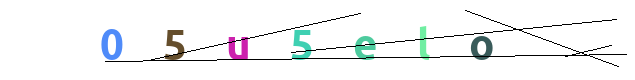
#> input picture train/05u5elo-0.png, 635 x 80 px; its folder holds only this picture in this run
$ python preprocess.py
#> lines starting #> are read from the running program, lines starting #| are printed output that depends on the picture; after the words box and inside, x2 and y2 are one past the last pixel; in counts of white or black regions, pixels touching at a corner belong together
import os
import glob
import shutil
import pandas as pd
import collections
import numpy as np
import cv2

def is_valid(image_path):
  image = apply_edge_detection(image_path)
  label = image_path.split("/")[-1].split("-")[0]
  return not detect_patch(trim_white(image), len(label))

def apply_edge_detection(image_path):
#> called with image_path = './train/05u5elo-0.png'
    image = cv2.imread(image_path, cv2.IMREAD_GRAYSCALE)
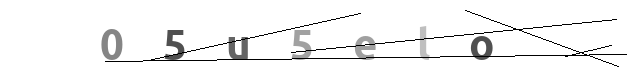
#> image: shape (80, 635); min 0, max 255, mean 243.5
    edges = cv2.Canny(image, threshold1=30, threshold2=100)
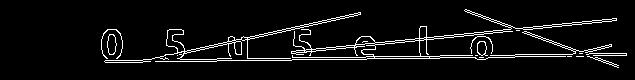
#> edges: shape (80, 635); 5.9% white in thin lines or dots, all inside (x1, y1, x2, y2) = (101, 9, 627, 68)
    return edges

def detect_patch(image, label_length):
  block_size = 80
  threshold_density = 0.21
  output = cv2.cvtColor(image, cv2.COLOR_GRAY2BGR)
  y_start = 0
  y_end = 80
  jump_size = 20
  for x in range(0, output.shape[1], jump_size):
      block = output[y_start:y_end, x:x+block_size]
      edge_density = np.sum(block > 0) / (block_size * block_size)
      if edge_density > threshold_density:
          return True
  return False


def trim_white(image):
  h = image.shape[0]
#> h = 80
  w = image.shape[1]
#> w = 635
  y_start = 40
  y_end = 60
  block_length = 30
  output = image
  trim_start = 0
  trim_end = w / block_length
#> trim_end = 21.17
  for x in range(0, w, block_length):
      block = output[y_start:y_end, x:x+block_length]
      block_density = np.sum(block > 0)
      if block_density != 0:
          trim_start = x
          break
#> this loop made 4 passes
#> block_density on passes 1 to 4: 0, 0, 0, 64

  for x in range(w, 0, -block_length):
      block = output[y_start:y_end, x:x+block_length]
      block_density = np.sum(block > 0)
      if block_density != 0:
          trim_end = x
          break
#> this loop made 2 passes
#> block_density on passes 1 to 2: 0, 60
#> pass 2, in trim_white, `block = output[y_start:y_end, x:x+block_length]`:
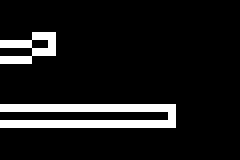
#> block: shape (20, 30) (shown 8 times larger); 10% white in thin lines or dots, all inside (x1, y1, x2, y2) = (0, 4, 22, 16)
  output = output[:, trim_start:trim_end]
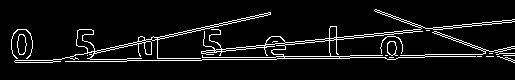
#> output: shape (80, 515); 7% white in thin lines or dots, all inside (x1, y1, x2, y2) = (11, 9, 515, 63)
  return output

# Filter valid train data
data = glob.glob(os.path.join('./train', '*.png'))

valid_datas = collections.defaultdict(list)
valid_datas_list = []
for d in data:
  if is_valid(d):
#> in detect_patch, `block_size = 80`: block_size = 80
#> the loop in detect_patch, `for x in range(0, output.shape[1], jump_size):` made 8 passes
#> edge_density on passes 1 to 8: 0.137, 0.169, 0.153, 0.18, 0.206, 0.179, 0.179, 0.225
#> pass 1, in detect_patch, `block = output[y_start:y_end, x:x+block_size]`:
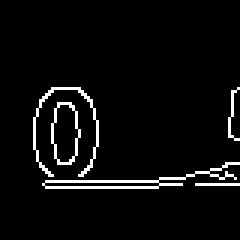
#> block: shape (80, 80, 3) (shown 3 times larger); 4.6% white in thin lines or dots, all inside (x1, y1, x2, y2) = (11, 29, 80, 63)
#> pass 2, in detect_patch, `block = output[y_start:y_end, x:x+block_size]`:
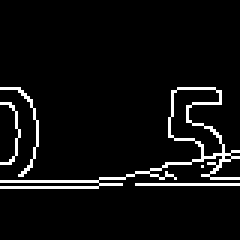
#> block: shape (80, 80, 3) (shown 3 times larger); 5.6% white in thin lines or dots, all inside (x1, y1, x2, y2) = (0, 29, 80, 63)
#> pass 3, in detect_patch, `block = output[y_start:y_end, x:x+block_size]`:
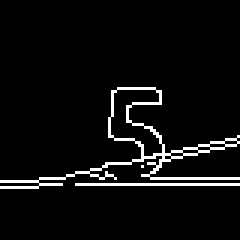
#> block: shape (80, 80, 3) (shown 3 times larger); 5.1% white in thin lines or dots, all inside (x1, y1, x2, y2) = (0, 29, 80, 63)
    valid_datas["path"].append(d)
    valid_datas_list.append(d)
valid_dataframe = pd.DataFrame(valid_datas)
#> valid_dataframe = table of 0 rows and 0 columns
valid_dataframe.to_csv('./valid_train_dataset.csv')

for d in data:
    if d.split("/")[-1] in valid_dataframe.values:
        shutil.copyfile(d, "./valid_train_captcha/"+d.split("/")[-1])
    else:
        shutil.copyfile(d, "./invalid_train_captcha/"+d.split("/")[-1])

# Filter valid test data
data = glob.glob(os.path.join('./test', '*.png'))

valid_datas = collections.defaultdict(list)
valid_datas_list = []
for d in data:
  if is_valid(d):
    valid_datas["path"].append(d)
    valid_datas_list.append(d)
valid_dataframe = pd.DataFrame(valid_datas)
valid_dataframe.to_csv('./valid_test_dataset.csv')

for d in data:
    if d.split("/")[-1] in valid_dataframe.values:
        shutil.copyfile(d, "./valid_test_captcha/"+d.split("/")[-1])
    else:
        shutil.copyfile(d, "./invalid_test_captcha/"+d.split("/")[-1])

$ run again, on train/1sf9-0.png
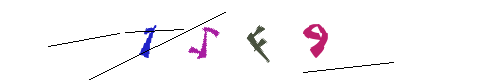
#> input picture train/1sf9-0.png, 500 x 80 px
#> in apply_edge_detection, `edges = cv2.Canny(image, threshold1=30, threshold2=100)`:
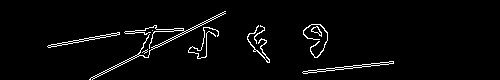
#> edges: shape (80, 500); 3.1% white in thin lines or dots, all inside (x1, y1, x2, y2) = (47, 11, 394, 80)
#> the loop in trim_white, `for x in range(0, w, block_length):` made 2 passes
#> block_density on passes 1 to 2: 0, 25
#> the loop in trim_white, `for x in range(w, 0, -block_length):` made 7 passes
#> block_size = 80
#> the loop in detect_patch, `for x in range(0, output.shape[1], jump_size):` made 15 passes
#> edge_density on passes 1 to 8: 0.0773, 0.109, 0.149, 0.175, 0.173, 0.204, 0.173, 0.134
#> pass 3, in detect_patch, `block = output[y_start:y_end, x:x+block_size]`:
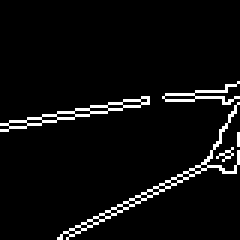
#> block: shape (80, 80, 3) (shown 3 times larger); 5% white in thin lines or dots, all inside (x1, y1, x2, y2) = (0, 27, 80, 80)

$ run again, on train/1yam8ih9-0.png
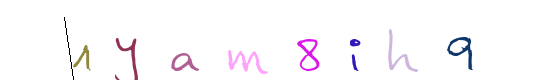
#> input picture train/1yam8ih9-0.png, 560 x 80 px
#> edges: shape (80, 560); 3% white in thin lines or dots, all inside (x1, y1, x2, y2) = (63, 16, 473, 80)
#> the loop in trim_white, `for x in range(0, w, block_length):` made 3 passes
#> block_density on passes 1 to 3: 0, 0, 97
#> the loop in trim_white, `for x in range(w, 0, -block_length):` made 4 passes
#> block_size = 80
#> the loop in detect_patch, `for x in range(0, output.shape[1], jump_size):` made 21 passes
#> edge_density on passes 1 to 8: 0.177, 0.105, 0.0928, 0.116, 0.0647, 0.0975, 0.123, 0.0942
#> pass 3, in detect_patch, `block = output[y_start:y_end, x:x+block_size]`:
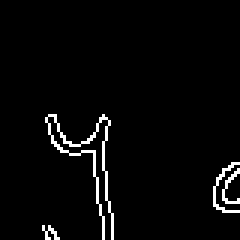
#> block: shape (80, 80, 3) (shown 3 times larger); 3.1% white in thin lines or dots, all inside (x1, y1, x2, y2) = (14, 38, 80, 80)
